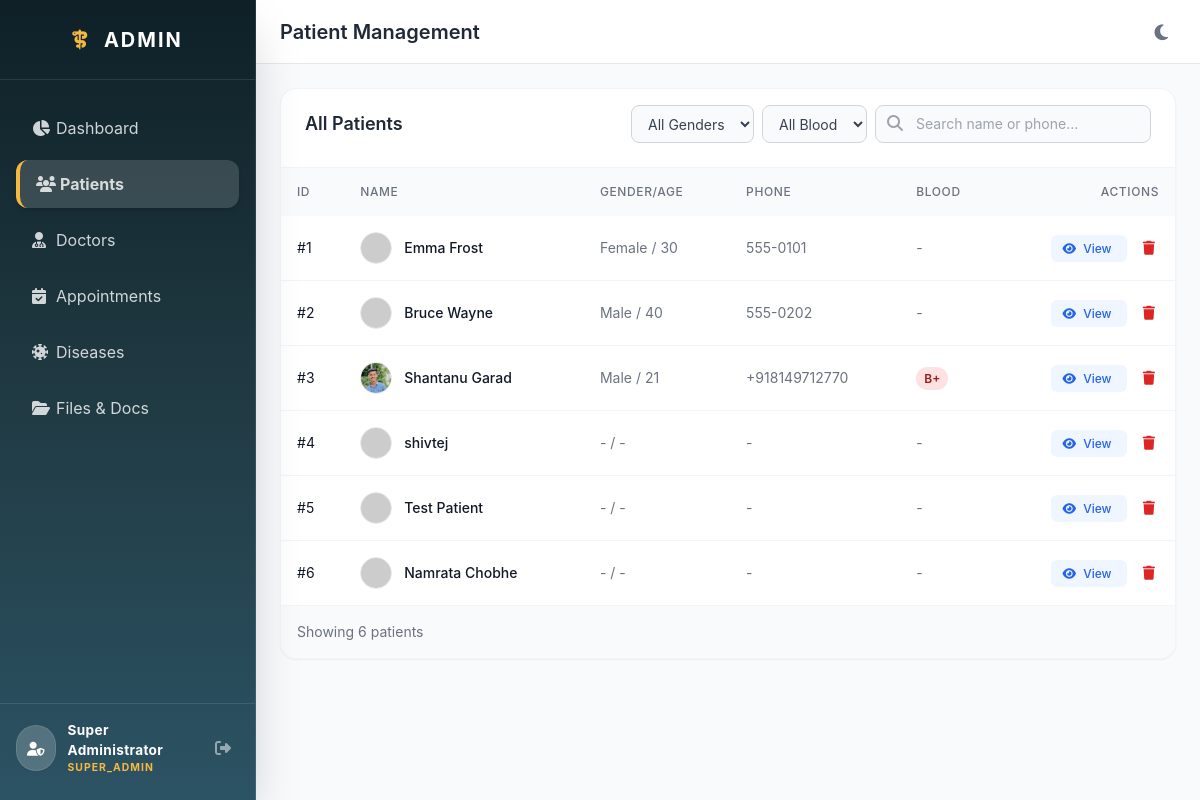
The app's page /admin/patients (signed in) with its own data.
### app/models.py (models this page shows, shortened)
class Admin(db.Model, UserMixin):
    __tablename__ = 'admins'
    id = db.Column(db.Integer, primary_key=True)
    name = db.Column(db.String(100), nullable=False)
    email = db.Column(db.String(120), unique=True, nullable=False)
    password = db.Column(db.String(200), nullable=False)
    role = db.Column(db.String(50), nullable=False, default='super_admin') # 'super_admin' or 'staff_admin'
    profile_image = db.Column(db.String(255), nullable=True)
    created_at = db.Column(db.DateTime, default=datetime.utcnow)

class Patient(db.Model):
    __tablename__ = 'patients'
    id = db.Column(db.Integer, primary_key=True)
    user_id = db.Column(db.Integer, db.ForeignKey('users.id'), nullable=False)
    age = db.Column(db.Integer, nullable=True)
    gender = db.Column(db.String(20), nullable=True)
    contact = db.Column(db.String(20), nullable=True)
    phone = db.Column(db.String(20), nullable=True)
    address = db.Column(db.Text, nullable=True)
    blood_group = db.Column(db.String(10), nullable=True)
    date_of_birth = db.Column(db.Date, nullable=True)
    emergency_contact = db.Column(db.String(50), nullable=True)
    profile_image = db.Column(db.String(255), nullable=True)
    appointments = db.relationship('Appointment', backref='patient', lazy=True)
    documents = db.relationship('Document', backref='patient', lazy=True, cascade="all, delete-orphan")
    prescriptions = db.relationship('Prescription', backref='patient', lazy=True, cascade="all, delete-orphan")
    diseases = db.relationship('Disease', secondary=patient_disease, backref=db.backref('patients', lazy='dynamic'))

class User(db.Model, UserMixin):
    __tablename__ = 'users'
    id = db.Column(db.Integer, primary_key=True)
    name = db.Column(db.String(100), nullable=False)
    email = db.Column(db.String(120), unique=True, nullable=False)
    password = db.Column(db.String(200), nullable=False)
    role = db.Column(db.String(20), nullable=False, default='patient') # 'admin', 'doctor', 'patient'
    profile_picture = db.Column(db.String(255), nullable=True)
    doctor_profile = db.relationship('Doctor', backref='user', uselist=False, cascade="all, delete-orphan")
    patient_profile = db.relationship('Patient', backref='user', uselist=False, cascade="all, delete-orphan")

### app/routes/admin.py (the view)
@admin_bp.route('/patients')
@login_required
@admin_required
def patients():
    patients = Patient.query.all()
    return render_template('admin/patients.html', patients=patients)

### app/models.py (called while the page is built)
@login_manager.user_loader
def load_user(user_id):
    if user_id.startswith('admin_'):
        return Admin.query.get(int(user_id.split('_')[1]))
    elif user_id.startswith('user_'):
        return User.query.get(int(user_id.split('_')[1]))
    else:
        return User.query.get(int(user_id))

### app/routes/admin.py (called while the page is built)
def admin_required(f):
    @wraps(f)
    def decorated_function(*args, **kwargs):
        if not current_user.is_authenticated or session.get('role') != 'admin':
            flash('Access Denied: You must be an administrator to view this page.', 'danger')
            return redirect(url_for('auth.login'))
        return f(*args, **kwargs)
    return decorated_function

### app/templates/admin/patients.html (shortened to what this page needs)
{% extends 'admin/layout.html' %}
{% block header_title %}Patient Management{% endblock %}
{% block content %}
<div class="bg-white dark:bg-gray-800 rounded-2xl shadow-sm border border-gray-100 dark:border-gray-700 overflow-hidden">
    <div class="p-6 border-b border-gray-100 dark:border-gray-700 flex pt-4 flex-wrap gap-4 justify-between items-center">
        <h3 class="text-lg font-semibold text-gray-800 dark:text-white">All Patients</h3>
        <div class="flex flex-wrap gap-2">
            <select id="filterGender" class="py-2 px-3 border border-gray-300 dark:border-gray-600 rounded-lg text-sm focus:outline-none focus:ring-2 focus:ring-blue-500 bg-gray-50 dark:bg-gray-700 text-gray-700 dark:text-gray-300">
                <option value="">All Genders</option>
            </select>
            <select id="filterBloodGroup" class="py-2 px-3 border border-gray-300 dark:border-gray-600 rounded-lg text-sm focus:outline-none focus:ring-2 focus:ring-blue-500 bg-gray-50 dark:bg-gray-700 text-gray-700 dark:text-gray-300">
                <option value="">All Blood</option>
            </select>
            <div class="relative">
                <input type="text" id="searchPatients" placeholder="Search name or phone..." class="pl-10 pr-4 py-2 border border-gray-300 dark:border-gray-600 rounded-lg text-sm focus:outline-none focus:ring-2 focus:ring-blue-500 bg-gray-50 dark:bg-gray-700 text-gray-700 dark:text-gray-300">
                <i class="fa-solid fa-search absolute left-3 top-2.5 text-gray-400"></i>
            </div>
        </div>
    </div>
    <div class="overflow-x-auto">
        <table class="w-full text-left border-collapse">
            <thead>
                <tr class="bg-gray-50 dark:bg-gray-700/50 text-gray-500 dark:text-gray-400 text-xs uppercase tracking-wider">
                    <th class="p-4 font-medium">ID</th>
                    <th class="p-4 font-medium">Name</th>
                    <th class="p-4 font-medium">Gender/Age</th>
                    <th class="p-4 font-medium">Phone</th>
                    <th class="p-4 font-medium">Blood</th>
                    <th class="p-4 font-medium text-right">Actions</th>
                </tr>
            </thead>
            <tbody class="divide-y divide-gray-100 dark:divide-gray-700" id="patientsTableBody">
                {% for patient in patients %}
                <tr class="hover:bg-gray-50 dark:hover:bg-gray-700/50 transition-colors patient-row"
                    data-name="{{ patient.user.name | lower }}"
                    data-phone="{{ patient.phone or patient.contact or '' }}"
                    data-gender="{{ patient.gender | lower if patient.gender else '' }}"
                    data-bg="{{ patient.blood_group | lower if patient.blood_group else '' }}">
                    <td class="p-4 text-sm text-gray-900 dark:text-white">#{{ patient.id }}</td>
                    <td class="p-4 text-sm font-medium text-gray-900 dark:text-white flex items-center gap-3">
                        {% if patient.profile_image %}
                        <img src="{{ url_for('static', filename=patient.profile_image) }}" alt="Avatar" class="w-8 h-8 rounded-full object-cover border border-gray-200 dark:border-gray-600">
                        {% else %}
                        <img src="https://ui-avatars.com/api/?name={{ patient.user.name }}&background=e5e7eb&color=374151&size=64" alt="Avatar" class="w-8 h-8 rounded-full object-cover border border-gray-200 dark:border-gray-600">
                        {% endif %}
                        {{ patient.user.name }}
                    </td>
                    <td class="p-4 text-sm text-gray-500 dark:text-gray-400">
                        {{ patient.gender or '-' }} / {{ patient.age or '-' }}
                    </td>
                    <td class="p-4 text-sm text-gray-500 dark:text-gray-400">{{ patient.phone or patient.contact or '-' }}</td>
                    <td class="p-4 text-sm text-gray-500 dark:text-gray-400">
                        {% if patient.blood_group %}
                        <span class="px-2 py-1 bg-red-100 text-red-800 dark:bg-red-900 dark:text-red-200 text-xs font-semibold rounded-full">{{ patient.blood_group }}</span>
                        {% else %}
                        -
                        {% endif %}
                    </td>
                    <td class="p-4 text-sm text-right space-x-2">
                        <a href="{{ url_for('admin.patient_details', patient_id=patient.id) }}" class="text-blue-600 hover:text-blue-900 dark:text-blue-400 dark:hover:text-blue-300 transition-colors p-1 bg-blue-50 dark:bg-blue-900/50 px-3 py-1.5 rounded-md text-xs font-medium" title="View Details">
                            <i class="fa-solid fa-eye me-1"></i> View
                        </a>
                        <form action="{{ url_for('admin.delete_patient', patient_id=patient.id) }}" method="POST" class="inline" onsubmit="return confirm('Are you sure you want to completely delete this patient and their account? This action cannot be undone.');">
                            <button type="submit" class="text-red-600 hover:text-red-900 dark:text-red-500 dark:hover:text-red-400 transition-colors p-1 ml-1" title="Delete Patient">
                                <i class="fa-solid fa-trash"></i>
                            </button>
                        </form>
                    </td>
                </tr>
                {% else %}
                <tr id="emptyRow">
                    <td colspan="6" class="p-8 text-center text-gray-500 dark:text-gray-400">No patients found.</td>
                </tr>
                {% endfor %}
            </tbody>
        </table>
    </div>
    <div class="p-4 border-t border-gray-100 dark:border-gray-700 text-sm text-gray-500 dark:text-gray-400 flex justify-between items-center bg-gray-50 dark:bg-gray-800">
        <span id="showingCount">Showing {{ patients|length }} patients</span>
    </div>
</div>
{% endblock %}

### app/templates/admin/layout.html (shortened to what this page needs)
<!DOCTYPE html>
<html lang="en" class="light">
<head>
    <script src="https://cdn.tailwindcss.com"></script>
    <link rel="stylesheet" href="https://cdnjs.cloudflare.com/ajax/libs/font-awesome/6.4.0/css/all.min.css">
</head>
<body class="bg-gray-50 text-gray-900 font-sans antialiased overflow-x-hidden transition-colors duration-200">
    {% if current_user.is_authenticated and current_user.__class__.__name__ == 'Admin' %}
    <div class="flex h-screen bg-gray-50 dark:bg-gray-900">
        <aside class="w-64 bg-gradient-to-b from-primary-dark via-primary to-primary-light border-r border-white/10 flex flex-col transition-colors z-20 shadow-2xl">
            <div class="h-20 flex items-center justify-center border-b border-white/10">
                <h1 class="text-xl font-bold text-white tracking-widest uppercase">
                    <i class="fa-solid fa-staff-snake text-accent mr-2"></i> Admin
                </h1>
            </div>
            <nav class="flex-1 px-4 py-6 space-y-2 overflow-y-auto">
                <a href="{{ url_for('admin.dashboard') }}" class="flex items-center px-4 py-3 text-white/80 hover:bg-white/10 hover:text-white rounded-xl transition-all ">
                    <i class="fa-solid fa-chart-pie w-6"></i> Dashboard
                </a>
                <a href="{{ url_for('admin.patients') }}" class="flex items-center px-4 py-3 text-white/80 hover:bg-white/10 hover:text-white rounded-xl transition-all {% if request.endpoint == 'admin.patients' %}bg-white/15 text-white font-bold border-l-4 border-accent shadow-md{% endif %}">
                    <i class="fa-solid fa-users w-6"></i> Patients
                </a>
                <a href="{{ url_for('admin.doctors') }}" class="flex items-center px-4 py-3 text-white/80 hover:bg-white/10 hover:text-white rounded-xl transition-all ">
                    <i class="fa-solid fa-user-doctor w-6"></i> Doctors
                </a>
                <a href="{{ url_for('admin.appointments') }}" class="flex items-center px-4 py-3 text-white/80 hover:bg-white/10 hover:text-white rounded-xl transition-all ">
                    <i class="fa-solid fa-calendar-check w-6"></i> Appointments
                </a>
                <a href="{{ url_for('admin.diseases') }}" class="flex items-center px-4 py-3 text-white/80 hover:bg-white/10 hover:text-white rounded-xl transition-all ">
                    <i class="fa-solid fa-virus-covid w-6"></i> Diseases
                </a>
                <a href="{{ url_for('admin.files') }}" class="flex items-center px-4 py-3 text-white/80 hover:bg-white/10 hover:text-white rounded-xl transition-all ">
                    <i class="fa-solid fa-folder-open w-6"></i> Files & Docs
                </a>
            </nav>
            <div class="px-4 py-4 border-t border-white/10 flex justify-between items-center mb-2">
                <div class="flex items-center gap-3">
                    <div class="bg-white/20 text-white p-2.5 rounded-full backdrop-blur-md shadow-sm border border-white/10">
                        <i class="fa-solid fa-user-shield text-sm"></i>
                    </div>
                    <div>
                        <p class="text-[0.85rem] font-bold text-white tracking-wide">{{ current_user.name }}</p>
                        <p class="text-[0.65rem] font-bold text-accent uppercase tracking-widest">{{ current_user.role }}</p>
                    </div>
                </div>
                <a href="{{ url_for('admin.logout') }}" class="text-white/50 hover:text-red-400 transition-colors p-2" title="Logout">
                    <i class="fa-solid fa-right-from-bracket"></i>
                </a>
            </div>
        </aside>
        <div class="flex-1 flex flex-col h-screen overflow-hidden">
            <header class="h-16 bg-white dark:bg-gray-800 border-b border-gray-200 dark:border-gray-700 flex items-center justify-between px-6 z-10">
                <div class="flex items-center">
                    <h2 class="text-xl font-semibold text-gray-800 dark:text-white ml-2 md:ml-0">
                        {% block header_title %}Admin Control Panel{% endblock %}
                    </h2>
                </div>
                <div class="flex items-center space-x-4">
                    <button id="themeToggle" class="text-gray-500 dark:text-yellow-400 hover:text-gray-700 dark:hover:text-yellow-300 p-2 rounded-full hover:bg-gray-100 dark:hover:bg-gray-700 transition">
                        <i class="fa-solid fa-moon text-lg" id="themeIcon"></i>
                    </button>
                </div>
            </header>
            <main class="flex-1 overflow-x-hidden overflow-y-auto bg-gray-50 dark:bg-gray-900 p-6">
                {% block content %}{% endblock %}
            </main>
        </div>
    </div>
    {% else %}
        {% block login_content %}{% endblock %}
    {% endif %}
</body>
</html>

### app/templates/admin/layout.html (style rules this page uses)
aside, main { transition: all 0.3s ease-in-out; }

### records on screen
Admin: name "Super Administrator", role "SUPER_ADMIN"
Patient: id "1", user.name "Emma Frost", gender "Female", age "30", phone+contact "555-0101"
Patient: id "2", user.name "Bruce Wayne", gender "Male", age "40", phone+contact "555-0202"
Patient: id "3", profile_image (picture), user.name "Shantanu Garad", gender "Male", age "21", phone "+918149712770", blood_group "B+"
Patient: id "4", user.name "shivtej", gender "-", age "-", phone+contact "-"
Patient: id "5", user.name "Test Patient", gender "-", age "-", phone+contact "-"
Patient: id "6", user.name "Namrata Chobhe", gender "-", age "-", phone+contact "-"

### other values on screen
{{ patients|length }} "6"
